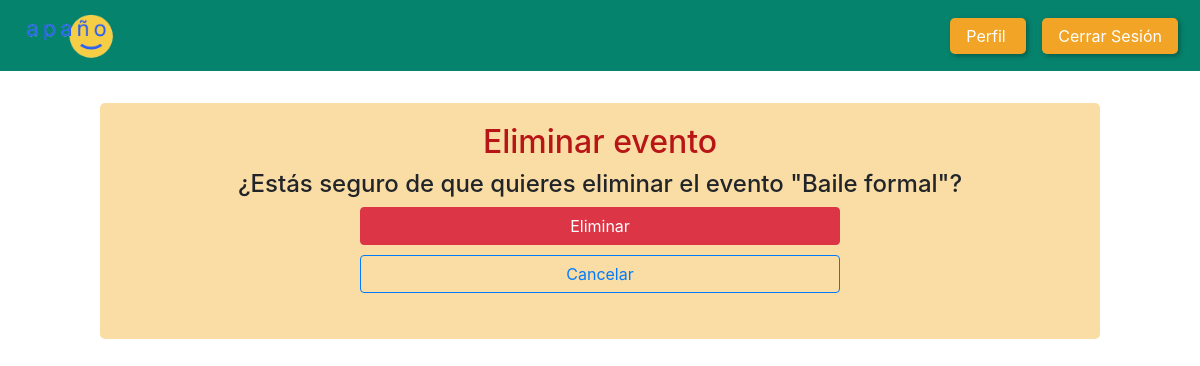
/perfil_apagno_app/evento/eliminar/4/ (signed in), run on an earlier commit of the app's database.
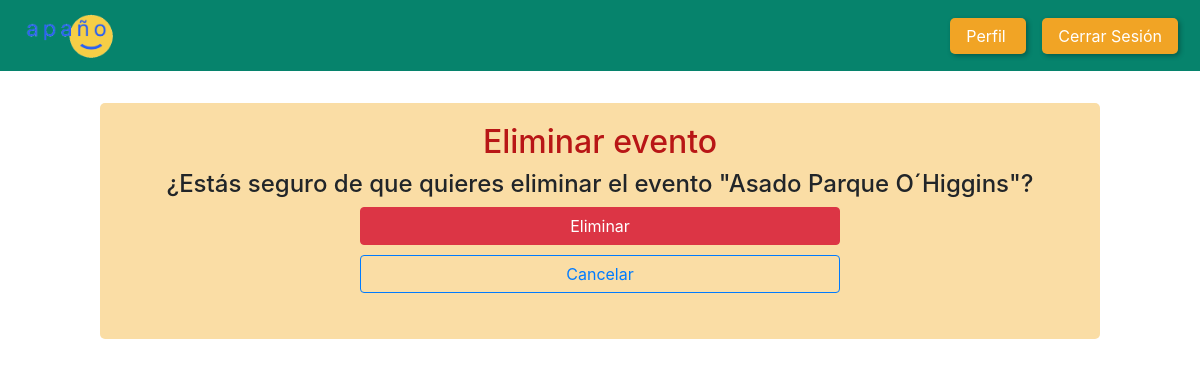
And on a later commit of the database.
### perfil_apagno_app/models.py (models this page shows, shortened)
class nuevoEvento(models.Model):
    nombre = models.CharField(max_length=100)
    host = models.ForeignKey(User, on_delete=models.CASCADE)
    fecha = models.DateField(default=timezone.now().strftime("%Y-%m-%d"))
    hora = models.TimeField(default=timezone.now().strftime("%H:%M"))
    lugar = models.CharField(max_length=100)
    descripcion = models.CharField(max_length=250, blank=True)
    categoria = models.ForeignKey(Categorias, default='Sin categoria', on_delete=models.CASCADE)
    imagen = models.ImageField(upload_to='eventos_images/', blank=True)
    asistentes = models.ManyToManyField(User, related_name='eventos_asistir', blank=True)

### perfil_apagno_app/views.py (the view, shortened to what this page needs)
# urls.py: path('evento/eliminar/<int:pk>/', views.EventoDelete.as_view(),name='eliminar_evento'), # link a la pagina de eliminar evento
class EventoDelete(LoginRequiredMixin, DeleteView):
    model = nuevoEvento
    template_name = 'perfil_app/elim_evento_confirm.html'
    context_object_name = 'evento'
    success_url = reverse_lazy('perfil')
    def get_queryset(self):
        base_qs = super(EventoDelete, self).get_queryset()
        return base_qs.filter(host=self.request.user)

### perfil_apagno_app/templates/perfil_app/elim_evento_confirm.html (shortened to what this page needs)
{%extends 'base.html'%}
{% load static %}
{% block extra_css %}
    <link rel="stylesheet" type="text/css" href="{% static 'style/destacados.css' %}">
    <link rel="stylesheet" type="text/css" href="{% static 'style/style.css' %}">
    <link rel="stylesheet" href="https://stackpath.bootstrapcdn.com/bootstrap/4.5.2/css/bootstrap.min.css">
	<link rel="stylesheet" type="text/css" href="{% static 'style/base.css' %}">
	<link rel="stylesheet" type="text/css" href="{% static 'style/cajon.css' %}">
{% endblock %}
{%block content%}
<div class="adaptive-container text-center" style="margin-top: 2em">
	<form method="post">
		<h2 style="color:#b81616">Eliminar evento</h2>
		<p class="h4">¿Estás seguro de que quieres eliminar el evento "{{evento.nombre}}"?</p>
		<p class="cajon-buttons">
			<input style="width: 50%;" type="submit" class="btn btn-danger" value="Eliminar">
			<a style="margin: 10px 0; width: 50%;" href="{% url 'perfil' %}" class="btn btn-outline-primary">Cancelar</a>
		</p>
	</form>
</div>
{%endblock content%}

What changed in the data, as far as the page shows it:
changed nuevoEvento: nombre "Baile formal" → "Asado Parque O´Higgins"
